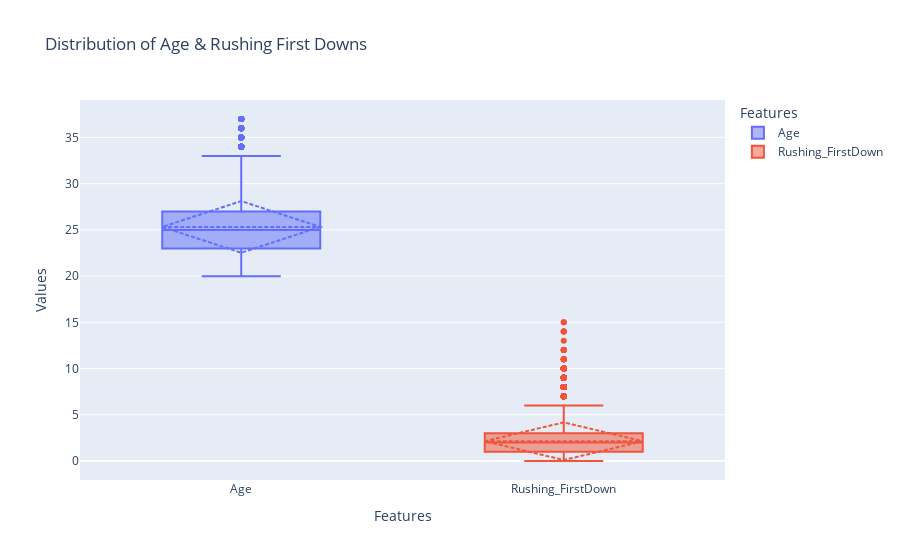
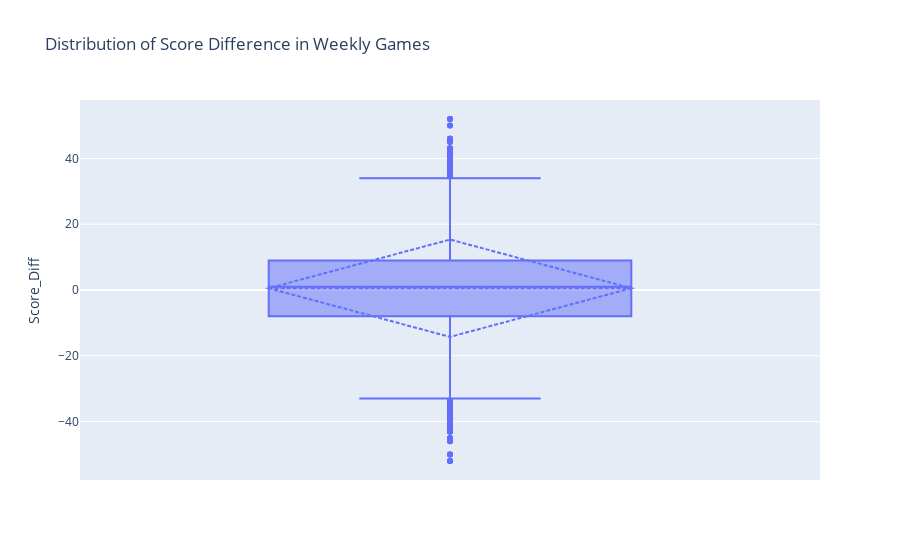
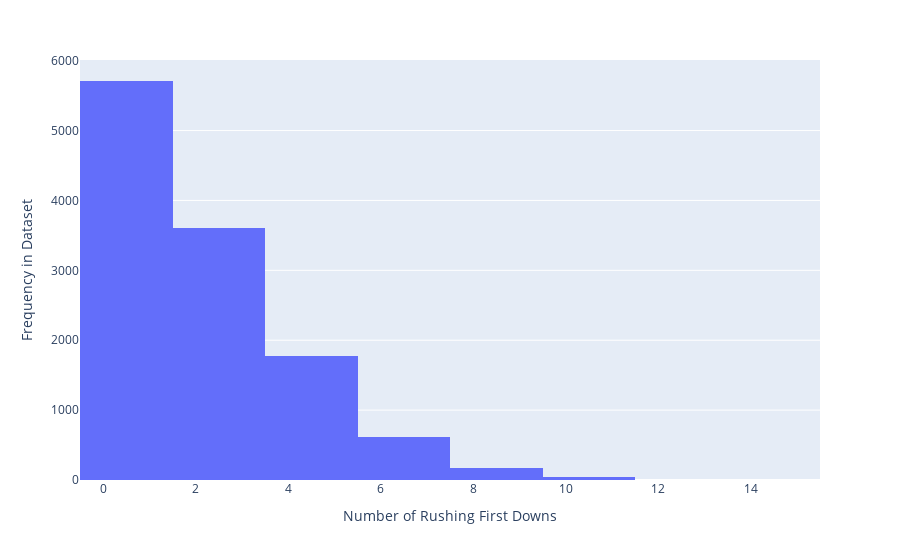
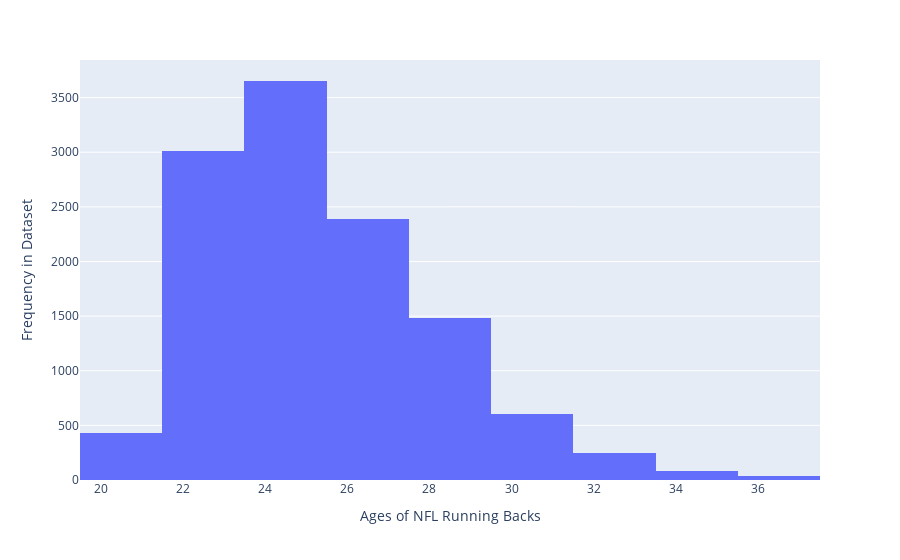

The code cell stored with these charts, in order, in its notebook:
### Markdown cell above
### Dataset Cleaning and Data Visualization

assign_year_season(): Method handled 'duplicate' rows where week, year and player are identical but month differs.  It attributes all January games played to the previous year to reflect that the season started in the prior year

Rolling Averages were created for both rush attempts and yards per carry to obtain a better baseline of running back's usage throughout the season and grouped by player and year<br>
    Rush Attempts: 3 week rolling average deployed to ensure stronger signal and show realistic wear trends <br>
    Yards Per Carry (YPC): 2 week rolling average established to avoid overfitting model and better react to changes in performance <br>
    Applied filter to ensure rush attempts and yards per carry are positive.  Negative values of these filters introduce unnecessary noise <br>

Plotly Express is implemented to visualize features of this dataset in both boxplots and histograms.  This library is implemented to help levearge its interactive features, allowing cursor to hover over different areas of the plot for specific datapoints.  The documentation is referenced for boxplots, where the trace feature is used to display the mean and standard deviation of the specified features in additon to standard outputs of min, max, median, IQR typically revealed for these plots <br>

Binning helps place potentially predictive features of age, rushing first downs score difference into buckets.
    This simplifies ability to recognize patterns and see trends.  The number of buckets for the different features were largely influenced by results from the boxplots and histograms made earlier <br>
        Age: The term 'running back cliff' gets referenced frequently by NFL analysts due to industry-perceived trend that NFL running backs slow down production once they reach the age of 28.  Based on the dataset, most weekly statistics were captured from players aging from 22-27.  Four bins were established for players to help separate this large overlap into more defined sub-groups in order to see whether model training reveals importance of specific age groups <br>
        Week: Running back fatigue is expected to happen towards end of season when players get fatigued and binning this feature helps easily identify the impact in player performance <br>
        Rushing First Downs: This feature can shed some light on game script narratives, where coaching staff may be more likely to give a specific player more carries after helping the offense make first downs on potentially game critical plays <br>  <br>
        Score Difference: Another feature that could have high feature importance once model testing arrives.  If the player's team is significantly behind or ahead, this could certainly influence decisions on which running backs get more playing time compared to when the game comes down to the final seconds.  Five buckets are made to classify whether game was blowout (win or loss), moderate (win or loss) and when the game falls within a single touchdown (7pts).  An important distinction for this feature is including one-hot encoding following binning.  The justification is the bins having nominal label assignments where the number assignments do not have significance in linear ordering.  Linear based models like logistics regression assumes numerical significance as numbers increase and this is more difficult to place with scoring difference
    


References:<br>
 - [Binning](https://www.geeksforgeeks.org/machine-learning/what-is-feature-engineering/) <br>
 - [Plotly Express - General](https://plotly.com/python/)<br>
 - [Plotly Graphing - Boxplots](https://plotly.com/python/box-plots)

### Code cell
#Handling cases where'duplicate' of week/year/player exist but month differs
def assign_year_season(row):
    month = int(row['Month_Day'].split('-')[0])
    year = row['Year']
    return year - 1 if month == 1 else year
weekly_stats_clean2['Year'] = weekly_stats_clean2.apply(assign_year_season, axis=1)

#Creating Rolling Averages for Rushing Attempts, Yards Per Carry and Rushing Yards
weekly_stats_clean2 = weekly_stats_clean2.sort_values(['Year', 'Week', 'Player'])
weekly_stats_clean2['Rolling_Avg_Rush_Att'] = weekly_stats_clean2.groupby(['Player', 'Year'])['Rushing_Att'].transform(lambda x: x.shift(1).rolling(window=3, min_periods=1).mean())
weekly_stats_clean2['Rolling_Avg_YPC'] = weekly_stats_clean2.groupby(['Player', 'Year'])['Rushing_YPC'].transform(lambda x: x.shift(1).rolling(window=3, min_periods=1).mean())
weekly_stats_clean2['Rolling_Avg_RushYds'] = weekly_stats_clean2.groupby(['Player', 'Year'])['Rushing_Yds'].transform(lambda x: x.shift(1).rolling(window=3, min_periods=1).mean())
#Filtering out null rows, where rush attempts or yards per carry may be null or negative
weekly_stats_clean2 = weekly_stats_clean2[(weekly_stats_clean2['Rolling_Avg_Rush_Att'] > 0) &
                                          (weekly_stats_clean2['Rolling_Avg_YPC'] > 0) &
                                          (weekly_stats_clean2['Rushing_Yds'] > 0)]

#Verifying no data leakage with rolling average
#print(weekly_stats_clean2[['Player', 'Week', 'Rushing_YPC', 'Rolling_Avg_YPC-2WK']].sort_values(['Player', 'Week']).head(20))


#Ensures no null values
weekly_stats_clean2 = weekly_stats_clean2[weekly_stats_clean2['Rolling_Avg_YPC'].notna()]



#Defines Performance Dip as a weekly rushing YPC that is 15% less than rolling average of prior three weeks
#weekly_stats_clean2['Performance_Dip'] = np.where(weekly_stats_clean2['Performance_Delta'] / weekly_stats_clean2['Rolling_Avg_YPC'] < 0.85, 1, 0)

import plotly.express as px  
#Boxplots of Age and Rushing First Downs
cols = ['Age', 'Rushing_FirstDown']
df_1 = weekly_stats_clean2[cols].melt(var_name='Features', value_name='Values')
fig = px.box(df_1, x='Features', y="Values", 
             title= 'Distribution of Age & Rushing First Downs', points = "outliers", color='Features')
fig.update_traces(boxmean = 'sd')
fig.show()

#Boxplot of Score Difference
fig = px.box(weekly_stats_clean2['Score_Diff'], y='Score_Diff',
             title='Distribution of Score Difference in Weekly Games',
             points = 'outliers')
fig.update_traces(boxmean = 'sd', name='Score Difference')
fig.show()

#Histogram of Rushing First Downs
fig = px.histogram(weekly_stats_clean2['Rushing_FirstDown'], 
                   x='Rushing_FirstDown', nbins=15)
fig.update_layout(xaxis_title ='Number of Rushing First Downs',
                  yaxis_title='Frequency in Dataset')
fig.show()


#Histogram of Player Age
fig = px.histogram(weekly_stats_clean2, 
                   x='Age', nbins=15)
fig.update_layout(xaxis_title ='Ages of NFL Running Backs',
                  yaxis_title='Frequency in Dataset')
fig.show()

## Binning
#Binning Age Group to discrete bins
#print(f"Age Distribution: {weekly_stats_clean2['Age'].describe()}")
age_bins = [19, 23, 25, 27, 40]
age_labels = [0, 1, 2, 3] # Numeric in order to utilize in models
age_label_map = {0: '20-23', 
                 1:'24-25', 
                 2: '26-27', 
                 3: '28-37'} #Key value pair to help keep track of what numbers represent
weekly_stats_clean2['Age_Group'] = pd.cut(weekly_stats_clean2['Age'],
                                          bins=age_bins, labels=age_labels, right=False)
#print(f"Score difference distribution: {weekly_stats_clean2['Score_Diff'].describe()}")
#Binning Weeks
week_bins = [1, 7, 13, 18]
week_bin_labels = [0, 1, 2]
week_label_map = {0: '1-6',
                  1:'7-12',
                  2: '13-18'}
weekly_stats_clean2['Weekly_Bin'] = pd.cut(weekly_stats_clean2['Week'],
                                           bins=week_bins, labels=week_bin_labels, right=False)
#Binning Rushing First Down
rush_1D_bins = [0, 1, 2, 3, 4, 16]
rush_1D_labels = [0, 1, 2, 3, 4]
rush_label_map = {0: '0', 
                  1: '1', 
                  2: '2', 
                  3: '3-4', 
                  4:'5-16'}
weekly_stats_clean2['Rushing_FirstDown_Bin'] = pd.cut(weekly_stats_clean2['Rushing_FirstDown'],
                                                      bins=rush_1D_bins, labels=rush_1D_labels, right=False)
#Binning score difference since broad range of scores can be further classified into 5 main categories
scoreDiff_bins = [-54, -14, -7, 7, 14, 54]
scoreDiff_labels = [0, 1, 2, 3, 4] #Numeric to simply and utilize input in models
scoreDiff_label_map = {0: 'Blowout Loss (> 14pts)', 
                       1: 'Moderate Loss (8-14 pts)', 
                       2: 'Close Game (Within 1 TD', 
                       3: 'Moderate Win (8-14pts)', 
                       4: 'Blowout Win (> 14 pts)'}
weekly_stats_clean2['Score_Diff_Bin'] = pd.cut(weekly_stats_clean2['Score_Diff'],
                                               bins=scoreDiff_bins, labels=scoreDiff_labels, right=False)
#ScoreDiff - One Hot Encoding
scoreDiff_encoded = pd.get_dummies(weekly_stats_clean2['Score_Diff_Bin'], prefix='ScoreDiff',
                                   dtype=int, drop_first=True)
weekly_stats_clean2 = pd.concat([weekly_stats_clean2.drop(columns=['Score_Diff_Bin'], errors='ignore'),
                                 scoreDiff_encoded], axis=1)
print(weekly_stats_clean2.dtypes)
#Confirming binning applied above did not leave any null values in rows
column_null = weekly_stats_clean2.isna().any()
#print(column_null)

### Figure 1 — Plotly figure (JSON) as saved in the notebook; plotly's stock layout.template omitted (floating-point values rounded to 4 significant figures; data arrays with more than 128 entries replaced by an {"elided": "..."} marker saying what was removed)
{"data": [{"alignmentgroup": "True", "boxmean": "sd", "boxpoints": "outliers", "hovertemplate": "Features=%{x}<br>Values=%{y}<extra></extra>", "legendgroup": "Age", "marker": {"color": "#636efa"}, "name": "Age", "notched": false, "offsetgroup": "Age", "orientation": "v", "showlegend": true, "type": "box", "x": {"elided": "11939 str values"}, "x0": " ", "xaxis": "x", "y": {"elided": "11939 float values"}, "y0": " ", "yaxis": "y"}, {"alignmentgroup": "True", "boxmean": "sd", "boxpoints": "outliers", "hovertemplate": "Features=%{x}<br>Values=%{y}<extra></extra>", "legendgroup": "Rushing_FirstDown", "marker": {"color": "#EF553B"}, "name": "Rushing_FirstDown", "notched": false, "offsetgroup": "Rushing_FirstDown", "orientation": "v", "showlegend": true, "type": "box", "x": {"elided": "11939 str values"}, "x0": " ", "xaxis": "x", "y": {"elided": "11939 float values"}, "y0": " ", "yaxis": "y"}], "layout": {"boxmode": "overlay", "legend": {"title": {"text": "Features"}, "tracegroupgap": 0}, "title": {"text": "Distribution of Age & Rushing First Downs"}, "xaxis": {"anchor": "y", "categoryarray": ["Age", "Rushing_FirstDown"], "categoryorder": "array", "domain": [0, 1], "title": {"text": "Features"}}, "yaxis": {"anchor": "x", "domain": [0, 1], "title": {"text": "Values"}}}}

### Figure 2 — Plotly figure (JSON) as saved in the notebook; plotly's stock layout.template omitted (floating-point values rounded to 4 significant figures; data arrays with more than 128 entries replaced by an {"elided": "..."} marker saying what was removed)
{"data": [{"alignmentgroup": "True", "boxmean": "sd", "boxpoints": "outliers", "hovertemplate": "Score_Diff=%{y}<extra></extra>", "legendgroup": "", "marker": {"color": "#636efa"}, "name": "Score Difference", "notched": false, "offsetgroup": "", "orientation": "v", "showlegend": false, "type": "box", "x0": " ", "xaxis": "x", "y": {"elided": "11939 int values"}, "y0": " ", "yaxis": "y"}], "layout": {"boxmode": "group", "legend": {"tracegroupgap": 0}, "title": {"text": "Distribution of Score Difference in Weekly Games"}, "xaxis": {"anchor": "y", "domain": [0, 1]}, "yaxis": {"anchor": "x", "domain": [0, 1], "title": {"text": "Score_Diff"}}}}

### Figure 3 — Plotly figure (JSON) as saved in the notebook; plotly's stock layout.template omitted (floating-point values rounded to 4 significant figures; data arrays with more than 128 entries replaced by an {"elided": "..."} marker saying what was removed)
{"data": [{"bingroup": "x", "hovertemplate": "Rushing_FirstDown=%{x}<br>count=%{y}<extra></extra>", "legendgroup": "", "marker": {"color": "#636efa", "pattern": {"shape": ""}}, "name": "", "nbinsx": 15, "orientation": "v", "showlegend": false, "type": "histogram", "x": {"elided": "11939 float values"}, "xaxis": "x", "yaxis": "y"}], "layout": {"barmode": "relative", "legend": {"tracegroupgap": 0}, "margin": {"t": 60}, "xaxis": {"anchor": "y", "domain": [0, 1], "title": {"text": "Number of Rushing First Downs"}}, "yaxis": {"anchor": "x", "domain": [0, 1], "title": {"text": "Frequency in Dataset"}}}}

### Figure 4 — Plotly figure (JSON) as saved in the notebook; plotly's stock layout.template omitted (floating-point values rounded to 4 significant figures; data arrays with more than 128 entries replaced by an {"elided": "..."} marker saying what was removed)
{"data": [{"bingroup": "x", "hovertemplate": "Age=%{x}<br>count=%{y}<extra></extra>", "legendgroup": "", "marker": {"color": "#636efa", "pattern": {"shape": ""}}, "name": "", "nbinsx": 15, "orientation": "v", "showlegend": false, "type": "histogram", "x": {"elided": "11939 int values"}, "xaxis": "x", "yaxis": "y"}], "layout": {"barmode": "relative", "legend": {"tracegroupgap": 0}, "margin": {"t": 60}, "xaxis": {"anchor": "y", "domain": [0, 1], "title": {"text": "Ages of NFL Running Backs"}}, "yaxis": {"anchor": "x", "domain": [0, 1], "title": {"text": "Frequency in Dataset"}}}}
